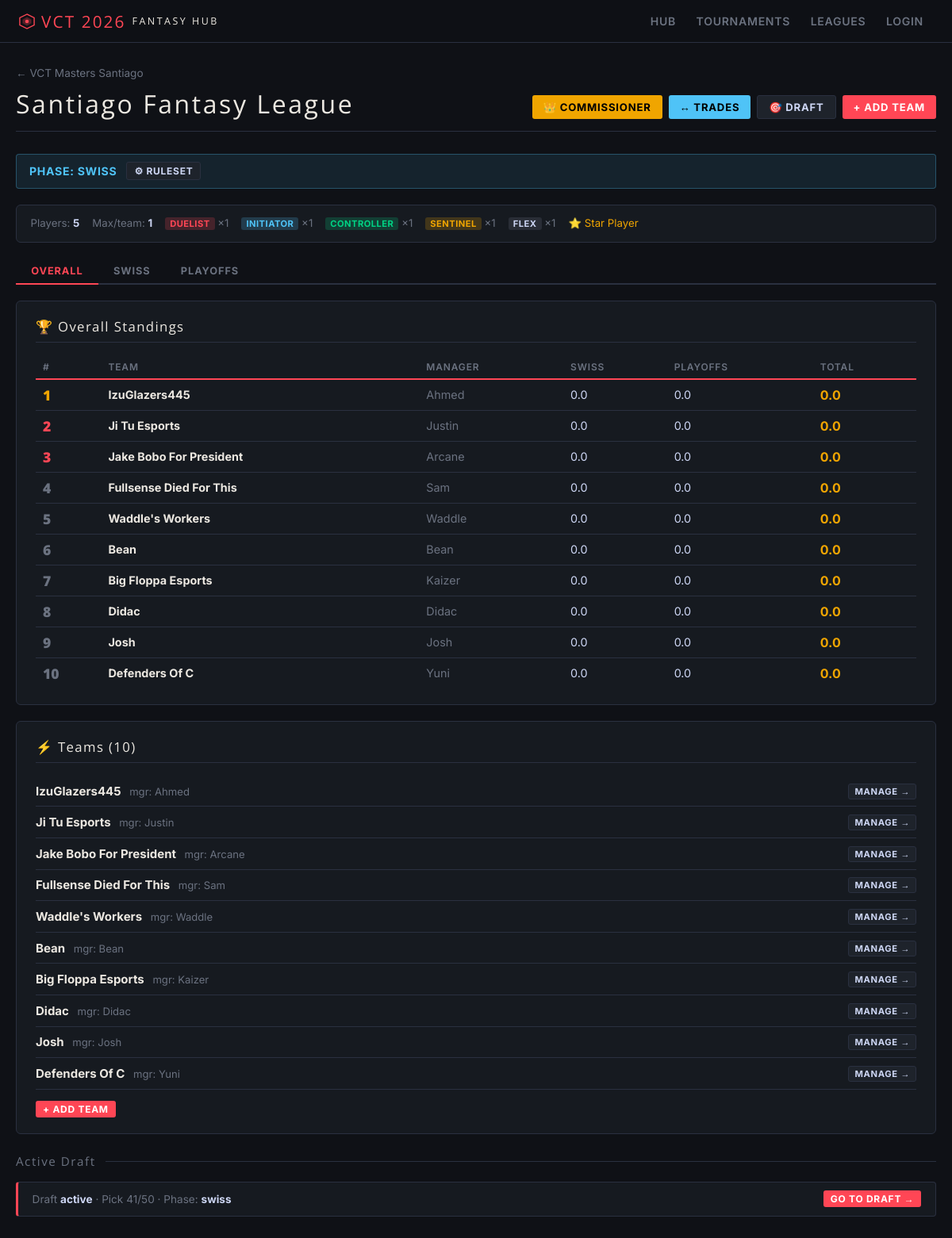
The app's page /league/4 with its own data.
### tables this page shows
CREATE TABLE tournaments (
            id          INTEGER PRIMARY KEY AUTOINCREMENT,
            name        TEXT NOT NULL,
            description TEXT,
            format      TEXT DEFAULT 'standard',
            status      TEXT DEFAULT 'swiss',
            created_at  TEXT DEFAULT (datetime('now'))
        );

CREATE TABLE leagues (
            id            INTEGER PRIMARY KEY AUTOINCREMENT,
            tournament_id INTEGER NOT NULL,
            name          TEXT NOT NULL,
            description   TEXT DEFAULT '',
            phase         TEXT DEFAULT 'swiss',
            ruleset       TEXT DEFAULT '{}',
            created_at    TEXT DEFAULT (datetime('now')),
            FOREIGN KEY (tournament_id) REFERENCES tournaments(id)
        );

CREATE TABLE fantasy_roster (
            id               INTEGER PRIMARY KEY AUTOINCREMENT,
            fantasy_team_id  INTEGER NOT NULL,
            player_id        TEXT NOT NULL,
            tournament_id    INTEGER NOT NULL,
            role_slot        TEXT NOT NULL DEFAULT 'flex',
            is_star          INTEGER DEFAULT 0,
            is_duplicate     INTEGER DEFAULT 0,
            phase            TEXT DEFAULT 'swiss',
            added_at         TEXT DEFAULT (datetime('now')),
            UNIQUE(fantasy_team_id, player_id, phase),
            FOREIGN KEY (fantasy_team_id) REFERENCES fantasy_teams(id)
        );

CREATE TABLE fantasy_teams (
            id            INTEGER PRIMARY KEY AUTOINCREMENT,
            league_id     INTEGER NOT NULL,
            team_name     TEXT NOT NULL,
            manager_name  TEXT NOT NULL,
            bonus_points  REAL DEFAULT 0.0,
            created_at    TEXT DEFAULT (datetime('now')), swiss_pts_snapshot REAL DEFAULT 0.0,
            FOREIGN KEY (league_id) REFERENCES leagues(id)
        );

CREATE TABLE draft_sessions (
            id           INTEGER PRIMARY KEY AUTOINCREMENT,
            league_id    INTEGER NOT NULL,
            phase        TEXT DEFAULT 'swiss',
            status       TEXT DEFAULT 'pending',
            current_pick INTEGER DEFAULT 1,
            total_picks  INTEGER DEFAULT 0,
            snake_order  TEXT DEFAULT '[]',
            picks_log    TEXT DEFAULT '[]',
            created_at   TEXT DEFAULT (datetime('now')),
            FOREIGN KEY (league_id) REFERENCES leagues(id)
        );

### app.py (the view)
@app.route("/league/<int:league_id>")
def league_detail(league_id):
    league = db.get_league(league_id)
    if not league:
        flash("League not found.", "error")
        return redirect(url_for("leagues"))
    teams      = db.get_teams_in_league(league_id)
    standings  = db.get_league_standings(league_id)
    ruleset    = db.get_ruleset(league_id)
    tournament = db.get_tournament(league["tournament_id"])
    trades     = db.get_trades(league_id)
    draft      = db.get_active_draft(league_id)
    swiss_standings    = db.get_phase_standings(league_id, "swiss")
    playoffs_standings = db.get_phase_standings(league_id, "playoffs")
    overall_standings  = db.get_overall_standings(league_id)
    return render_template("league_detail.html",
                           league=league, teams=teams,
                           standings=standings, ruleset=ruleset,
                           tournament=tournament, trades=trades,
                           draft=draft,
                           swiss_standings=swiss_standings,
                           playoffs_standings=playoffs_standings,
                           overall_standings=overall_standings)

### templates/league_detail.html (shortened to what this page needs)
{% extends "base.html" %}
{% block content %}
<div style="margin-bottom:.9rem;">
    <a href="/tournaments/{{ league.tournament_id }}" style="color:var(--muted);text-decoration:none;font-size:.85rem;">← {{ league.tournament_name }}</a>
</div>
<div class="page-header">
    <div>
        <div class="page-title">{{ league.name }}</div>
    </div>
    <div style="display:flex;gap:.5rem;flex-wrap:wrap;">
        <a href="/league/{{ league.id }}/commissioner" class="btn btn-warning">👑 Commissioner</a>
        <a href="/league/{{ league.id }}/trades" class="btn btn-info">↔ Trades</a>
        <a href="/league/{{ league.id }}/draft" class="btn btn-secondary">🎯 Draft</a>
        <a href="/league/{{ league.id }}/create_team" class="btn btn-primary">+ Add Team</a>
    </div>
</div>
{% set single = ruleset.get('single_phase', False) %}
<div class="phase-banner phase-{{ league.phase if not single else 'single' }}">
    <span>{{ 'SINGLE PHASE LEAGUE' if single else 'PHASE: ' + league.phase|upper }}</span>
    <a href="/league/{{ league.id }}/edit_ruleset" class="btn btn-secondary btn-sm" style="{{ 'margin-left:auto;' if single }}">⚙ Ruleset</a>
</div>
<div class="card card-sm" style="margin-bottom:1.25rem;">
    <div style="display:flex;gap:1rem;flex-wrap:wrap;font-size:.83rem;color:var(--muted);">
        <span>Players: <strong style="color:var(--text);">{{ ruleset.total_players }}</strong></span>
        <span>Max/team: <strong style="color:var(--text);">{{ ruleset.max_per_team }}</strong></span>
        {% for role, cnt in ruleset.role_requirements.items() %}{% if cnt > 0 %}<span><span class="badge badge-role badge-{{ role }}">{{ role|upper }}</span> ×{{ cnt }}</span>{% endif %}{% endfor %}
        {% if ruleset.star_player_enabled %}<span style="color:var(--yellow);">⭐ Star Player</span>{% endif %}
    </div>
</div>
{% if single %}
<div class="card" style="margin-bottom:1.25rem;">
    <div class="card-title">🏆 Standings</div>
    {% if standings %}
    <div class="table-wrap"><table>
        <thead><tr><th>#</th><th>Team</th><th>Manager</th><th>Players</th><th>Player Pts</th><th>⭐</th><th>Team Pts</th><th>Manual</th><th>Total</th></tr></thead>
        <tbody>
        {% for s in standings %}
        <tr>
            <td style="font-family:'Open Sans',sans-serif;font-size:1.1rem;font-weight:800;color:{{ 'var(--yellow)' if loop.index == 1 else 'var(--red)' if loop.index <= 3 else 'var(--muted)' }};">{{ loop.index }}</td>
            <td><a class="player-link" href="/team/{{ s.id }}">{{ s.team_name }}</a></td>
            <td style="color:var(--muted);">{{ s.manager_name }}</td>
            <td class="mono">{{ s.player_count }}</td>
            <td class="mono">{{ "%.1f"|format(s.player_pts) }}</td>
            <td class="mono" style="color:var(--yellow);">{{ "+%.1f"|format(s.star_bonus) if s.star_bonus else "—" }}</td>
            <td class="mono" style="color:{{ "var(--green)" if s.follow_pts > 0 else "var(--red)" if s.follow_pts < 0 else "var(--muted)" }};">{{ "%+.1f"|format(s.follow_pts) if s.follow_pts != 0 else "—" }}</td>
            <td class="mono" style="color:{{ "var(--green)" if s.adj_pts > 0 else "var(--red)" if s.adj_pts < 0 else "var(--muted)" }};">{{ "%+.1f"|format(s.adj_pts) if s.adj_pts != 0 else "—" }}</td>
            <td class="mono pts-neutral" style="font-size:1rem;font-weight:700;">{{ "%.1f"|format(s.total_points) }}</td>
        </tr>
        {% endfor %}
        </tbody>
    </table></div>
    {% else %}
    <div class="empty" style="padding:1.5rem 0;"><span class="big" style="font-size:2rem;">EMPTY</span>No teams yet.</div>
    {% endif %}
</div>
{% else %}
<div class="tabs" id="league-tabs">
    <a class="tab active" data-tab="overall" href="#">Overall</a>
    <a class="tab" data-tab="swiss" href="#">Swiss</a>
    <a class="tab" data-tab="playoffs" href="#">Playoffs</a>
</div>
{% macro standings_table(rows, show_split=False) %}
{% if rows %}
<div class="table-wrap"><table>
    <thead><tr>
        <th>#</th><th>Team</th><th>Manager</th>
        {% if show_split %}<th>Swiss</th><th>Playoffs</th>{% else %}
        <th>Players</th><th>Player Pts</th><th>⭐</th><th>Team Pts</th><th>Manual</th>{% endif %}
        <th>Total</th>
    </tr></thead>
    <tbody>
    {% for s in rows %}
    <tr>
        <td style="font-family:'Open Sans',sans-serif;font-size:1.1rem;font-weight:800;color:{{ 'var(--yellow)' if loop.index == 1 else 'var(--red)' if loop.index <= 3 else 'var(--muted)' }};">{{ loop.index }}</td>
        <td><a class="player-link" href="/team/{{ s.id }}">{{ s.team_name }}</a></td>
        <td style="color:var(--muted);">{{ s.manager_name }}</td>
        {% if show_split %}
        <td class="mono">{{ "%.1f"|format(s.swiss_pts) }}</td>
        <td class="mono">{{ "%.1f"|format(s.playoffs_pts) }}</td>
        {% endif %}
        <td class="mono pts-neutral" style="font-size:1rem;font-weight:700;">{{ "%.1f"|format(s.total_points) }}</td>
    </tr>
    {% endfor %}
    </tbody>
</table></div>
{% else %}
<div class="empty" style="padding:1.5rem 0;"><span class="big" style="font-size:2rem;">EMPTY</span>No teams yet.</div>
{% endif %}
{% endmacro %}
<div class="tab-panel active" id="tab-overall">
<div class="card">
    <div class="card-title">🏆 Overall Standings</div>
    {{ standings_table(overall_standings, show_split=True) }}
</div>
</div>
{% endif %}
<div class="card" style="margin-top:1.25rem;">
    <div class="card-title">⚡ Teams ({{ teams|length }})</div>
    {% for t in teams %}
    <div style="display:flex;align-items:center;gap:.6rem;padding:.55rem 0;border-bottom:1px solid var(--border);">
        <div>
            <span style="font-weight:700;color:var(--accent);">{{ t.team_name }}</span>
            <span style="color:var(--muted);font-size:.82rem;margin-left:.4rem;">mgr: {{ t.manager_name }}</span>
        </div>
        <div style="margin-left:auto;"><a href="/team/{{ t.id }}" class="btn btn-secondary btn-xs">Manage →</a></div>
    </div>
    {% else %}
    <div style="color:var(--muted);font-size:.88rem;padding:.5rem 0;">No teams yet.</div>
    {% endfor %}
    <div style="margin-top:.9rem;"><a href="/league/{{ league.id }}/create_team" class="btn btn-primary btn-sm">+ Add Team</a></div>
</div>
{% if draft %}
<div class="section-div">Active Draft</div>
<div class="scrape-bar">
    <div class="info">Draft <strong>{{ draft.status }}</strong> · Pick {{ draft.current_pick }}/{{ draft.total_picks }} · Phase: <strong>{{ draft.phase }}</strong></div>
    <a href="/league/{{ league.id }}/draft" class="btn btn-primary btn-sm" style="margin-left:auto;">Go to Draft →</a>
</div>
{% endif %}
{% set pending = trades | selectattr('status','equalto','pending') | list %}
{% endblock %}

### records on screen
tournaments: tournament_name "VCT Masters Santiago"
leagues: name "Santiago Fantasy League", phase "PHASE: SWISS"
fantasy_roster: role_slot "DUELIST", is_star "1"
fantasy_roster: role_slot "INITIATOR", is_duplicate "1"
fantasy_roster: role_slot "SENTINEL", is_duplicate "1"
fantasy_teams: team_name "IzuGlazers445", manager_name "Ahmed", swiss_pts "0.0", playoffs_pts "0.0", total_points "0.0"
fantasy_teams: team_name "Ji Tu Esports", manager_name "Justin", swiss_pts "0.0", playoffs_pts "0.0", total_points "0.0"
fantasy_teams: team_name "Jake Bobo For President", manager_name "Arcane", swiss_pts "0.0", playoffs_pts "0.0", total_points "0.0"
fantasy_teams: team_name "Fullsense Died For This", manager_name "Sam", swiss_pts "0.0", playoffs_pts "0.0", total_points "0.0"
fantasy_teams: team_name "Waddle's Workers", manager_name "Waddle", swiss_pts "0.0", playoffs_pts "0.0", total_points "0.0"
fantasy_teams: team_name "Bean", manager_name "Bean", swiss_pts "0.0", playoffs_pts "0.0", total_points "0.0"
fantasy_teams: team_name "Big Floppa Esports", manager_name "Kaizer", swiss_pts "0.0", playoffs_pts "0.0", total_points "0.0"
fantasy_teams: team_name "Didac", manager_name "Didac", swiss_pts "0.0", playoffs_pts "0.0", total_points "0.0"
fantasy_teams: team_name "Josh", manager_name "Josh", swiss_pts "0.0", playoffs_pts "0.0", total_points "0.0"
fantasy_teams: team_name "Defenders Of C", manager_name "Yuni", swiss_pts "0.0", playoffs_pts "0.0", total_points "0.0"
draft_sessions: status "active", current_pick "41", total_picks "50", phase "swiss"

### other values on screen
{{ ruleset.total_players }} "5"
{{ ruleset.max_per_team }} "1"
{{ role|upper }} "CONTROLLER" "FLEX"
{{ cnt }} "1" "1"
{{ teams|length }} "10"
